Frame 1 (no input): blank canvas, image omitted
Frame 60 (the mouse pressed at the canvas centre just before this capture): blank canvas, image omitted
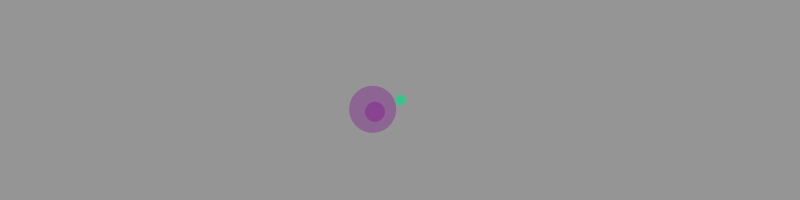
Frame 120 (the mouse held since frame 60 and released just before this capture)

The Processing sketch whose frames 1 and 60 were blank and that drew this single picture after the mouse press (run headless with seeded random() and noise(); from frame 60 on, the mouse is pressed at the canvas centre):

// Processing sketch: processing_98693
// ── processing_98693.pde

/* 
 Joan Soler-Adillon
 Realitat Virtual || Realidad Virtual - Processing
 Màster en Arts Digitals, UPF
 http://www.joan.cat/
*/

//Creamos un arrayList para guardar los objetos
ArrayList fs = new ArrayList();
ArrayList fs2 = new ArrayList();


void setup(){
  size(800,200);
}

void draw(){
  background(#949594);
  //para cada elemento del arrayList...
  for(int i=0;i<fs.size();i++){
    //extraemos el objeto que contiene
    follower b = (follower) fs.get(i);
    //y lo ejecutamos
    b.run();
  }
  
    for(int j=0;j<fs2.size();j++){
    //extraemos el objeto que contiene
    follower2 c = (follower2) fs2.get(j);
    //y lo ejecutamos
    c.run();
  }

}

//si clicamos...
void mousePressed(){
  //creamos un objeto nuevo
  follower b = new follower();  
  //y lo añadimos al arrayList
  fs.add(b);
  
  follower2 c = new follower2();  
  //y lo añadimos al arrayList
  fs2.add(c);
}

class follower{

  float  velocidad = random(1,45);
  PVector pos1 = new PVector(random(width),random(height));
  PVector pos2 = new PVector(random(width),random(height));
  float sz1 = int(random(5, 55));
  float sz2 = int(random(15, 85));
  color[] miscolores = {#E5FF40,#FFFFFF,#7D008E,#00E281};
  int colorBola = miscolores[(int)random(4)];
  float alfa = random(50,150);
  
  void run(){
    
    //dibujamos
    noStroke();
    fill(colorBola,alfa);
    ellipse(pos1.x,pos1.y,sz1,sz1);
    fill(colorBola,alfa);
    ellipse(pos2.x,pos2.y,sz2,sz2);
    actualizar();
    

}  

 //función para actualizar posiciones
  void actualizar(){
    //calculamos la distáncia entre el mouse y la bola en los 2 ejes
    PVector mouseVec = new PVector(mouseX,mouseY);
    PVector dis1 = PVector.sub(mouseVec, pos1);
    dis1.div(velocidad);
    pos1.add(dis1);

    PVector dis2 = PVector.sub(mouseVec, pos2);
    dis2.div(velocidad);
    pos2.add(dis2);
    
   

}

}
class follower2{

  float  velocidad = random(1,25);
  PVector pos1 = new PVector(random(width),random(height));
  PVector pos2 = new PVector(random(width),random(height));
  float sz1 = int(random(5, 15));
  float sz2 = int(random(10, 25));
  color[] miscolores = {#E5FF40,#FFFFFF,#7D008E,#00E281};
  int colorBola = miscolores[(int)random(4)];
  float alfa = random(50,150);
  
  void run(){
    
    //dibujamos
    noStroke();
    fill(colorBola,alfa);
    ellipse(pos1.x,pos1.y,sz1,sz1);
    fill(colorBola,alfa);
    ellipse(pos2.x,pos2.y,sz2,sz2);
    actualizar();
    

}  

 //función para actualizar posiciones
  void actualizar(){
    //calculamos la distáncia entre el mouse y la bola en los 2 ejes
    PVector mouseVec = new PVector(mouseX,mouseY);
    PVector dis1 = PVector.sub(mouseVec, pos1);
    dis1.div(velocidad);
    pos1.add(dis1);

    PVector dis2 = PVector.sub(mouseVec, pos2);
    dis2.div(velocidad);
    pos2.add(dis2);
    
   

}

}
